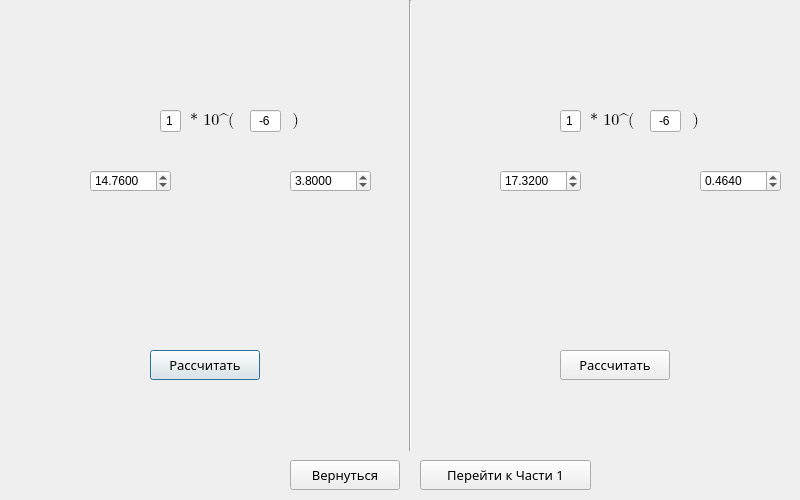
<?xml version="1.0" encoding="UTF-8"?>
<ui version="4.0">
 <class>Dialog</class>
 <widget class="QDialog" name="Dialog">
  <property name="geometry">
   <rect>
    <x>0</x>
    <y>0</y>
    <width>800</width>
    <height>500</height>
   </rect>
  </property>
  <property name="minimumSize">
   <size>
    <width>800</width>
    <height>500</height>
   </size>
  </property>
  <property name="maximumSize">
   <size>
    <width>800</width>
    <height>500</height>
   </size>
  </property>
  <property name="windowTitle">
   <string>Dialog</string>
  </property>
  <widget class="QLabel" name="lSqrt">
   <property name="geometry">
    <rect>
     <x>150</x>
     <y>20</y>
     <width>101</width>
     <height>41</height>
    </rect>
   </property>
   <property name="text">
    <string/>
   </property>
   <property name="pixmap">
    <pixmap>sqrtX.png</pixmap>
   </property>
  </widget>
  <widget class="QLabel" name="lInv_sqrt">
   <property name="geometry">
    <rect>
     <x>550</x>
     <y>0</y>
     <width>121</width>
     <height>91</height>
    </rect>
   </property>
   <property name="text">
    <string/>
   </property>
   <property name="pixmap">
    <pixmap>inv_sqrtX.png</pixmap>
   </property>
  </widget>
  <widget class="Line" name="line">
   <property name="geometry">
    <rect>
     <x>400</x>
     <y>0</y>
     <width>21</width>
     <height>451</height>
    </rect>
   </property>
   <property name="orientation">
    <enum>Qt::Vertical</enum>
   </property>
  </widget>
  <widget class="QPushButton" name="bCalculation">
   <property name="geometry">
    <rect>
     <x>150</x>
     <y>350</y>
     <width>110</width>
     <height>30</height>
    </rect>
   </property>
   <property name="font">
    <font>
     <family>Bahnschrift Light</family>
     <pointsize>10</pointsize>
    </font>
   </property>
   <property name="text">
    <string>Рассчитать</string>
   </property>
  </widget>
  <widget class="QPushButton" name="bCalculation_2">
   <property name="geometry">
    <rect>
     <x>560</x>
     <y>350</y>
     <width>110</width>
     <height>30</height>
    </rect>
   </property>
   <property name="font">
    <font>
     <family>Bahnschrift Light</family>
     <pointsize>10</pointsize>
    </font>
   </property>
   <property name="text">
    <string>Рассчитать</string>
   </property>
  </widget>
  <widget class="QPushButton" name="bPart1">
   <property name="geometry">
    <rect>
     <x>420</x>
     <y>460</y>
     <width>171</width>
     <height>30</height>
    </rect>
   </property>
   <property name="font">
    <font>
     <family>Bahnschrift Light</family>
     <pointsize>10</pointsize>
    </font>
   </property>
   <property name="text">
    <string>Перейти к Части 1</string>
   </property>
  </widget>
  <widget class="QPushButton" name="bReturn">
   <property name="geometry">
    <rect>
     <x>290</x>
     <y>460</y>
     <width>110</width>
     <height>30</height>
    </rect>
   </property>
   <property name="font">
    <font>
     <family>Bahnschrift Light</family>
     <pointsize>10</pointsize>
    </font>
   </property>
   <property name="text">
    <string>Вернуться</string>
   </property>
  </widget>
  <widget class="QLabel" name="lEpsPower">
   <property name="geometry">
    <rect>
     <x>190</x>
     <y>100</y>
     <width>121</width>
     <height>41</height>
    </rect>
   </property>
   <property name="font">
    <font>
     <family>Cambria Math</family>
     <pointsize>12</pointsize>
     <italic>false</italic>
     <underline>false</underline>
     <strikeout>false</strikeout>
    </font>
   </property>
   <property name="text">
    <string>* 10^(           )</string>
   </property>
  </widget>
  <widget class="QLineEdit" name="eps_coef">
   <property name="geometry">
    <rect>
     <x>160</x>
     <y>110</y>
     <width>21</width>
     <height>22</height>
    </rect>
   </property>
   <property name="text">
    <string>1</string>
   </property>
   <property name="alignment">
    <set>Qt::AlignCenter</set>
   </property>
  </widget>
  <widget class="QLineEdit" name="power_of_ten">
   <property name="geometry">
    <rect>
     <x>250</x>
     <y>110</y>
     <width>31</width>
     <height>22</height>
    </rect>
   </property>
   <property name="text">
    <string>-6</string>
   </property>
   <property name="alignment">
    <set>Qt::AlignCenter</set>
   </property>
  </widget>
  <widget class="QLabel" name="lEps">
   <property name="geometry">
    <rect>
     <x>110</x>
     <y>110</y>
     <width>41</width>
     <height>21</height>
    </rect>
   </property>
   <property name="font">
    <font>
     <family>Cambria Math</family>
     <pointsize>12</pointsize>
     <italic>false</italic>
     <underline>false</underline>
     <strikeout>false</strikeout>
    </font>
   </property>
   <property name="text">
    <string/>
   </property>
   <property name="pixmap">
    <pixmap>eps.png</pixmap>
   </property>
   <property name="scaledContents">
    <bool>false</bool>
   </property>
  </widget>
  <widget class="QLabel" name="lEpsPower_2">
   <property name="geometry">
    <rect>
     <x>590</x>
     <y>100</y>
     <width>121</width>
     <height>41</height>
    </rect>
   </property>
   <property name="font">
    <font>
     <family>Cambria Math</family>
     <pointsize>12</pointsize>
     <italic>false</italic>
     <underline>false</underline>
     <strikeout>false</strikeout>
    </font>
   </property>
   <property name="text">
    <string>* 10^(           )</string>
   </property>
  </widget>
  <widget class="QLineEdit" name="eps_coef_2">
   <property name="geometry">
    <rect>
     <x>560</x>
     <y>110</y>
     <width>21</width>
     <height>22</height>
    </rect>
   </property>
   <property name="text">
    <string>1</string>
   </property>
   <property name="alignment">
    <set>Qt::AlignCenter</set>
   </property>
  </widget>
  <widget class="QLineEdit" name="power_of_ten_2">
   <property name="geometry">
    <rect>
     <x>650</x>
     <y>110</y>
     <width>31</width>
     <height>22</height>
    </rect>
   </property>
   <property name="text">
    <string>-6</string>
   </property>
   <property name="alignment">
    <set>Qt::AlignCenter</set>
   </property>
  </widget>
  <widget class="QLabel" name="lEps_2">
   <property name="geometry">
    <rect>
     <x>510</x>
     <y>110</y>
     <width>41</width>
     <height>21</height>
    </rect>
   </property>
   <property name="font">
    <font>
     <family>Cambria Math</family>
     <pointsize>12</pointsize>
     <italic>false</italic>
     <underline>false</underline>
     <strikeout>false</strikeout>
    </font>
   </property>
   <property name="text">
    <string/>
   </property>
   <property name="pixmap">
    <pixmap>eps.png</pixmap>
   </property>
   <property name="scaledContents">
    <bool>false</bool>
   </property>
  </widget>
  <widget class="QLabel" name="lXEq">
   <property name="geometry">
    <rect>
     <x>20</x>
     <y>150</y>
     <width>131</width>
     <height>61</height>
    </rect>
   </property>
   <property name="text">
    <string/>
   </property>
   <property name="pixmap">
    <pixmap>xEq.png</pixmap>
   </property>
  </widget>
  <widget class="QLabel" name="lYZEq">
   <property name="geometry">
    <rect>
     <x>220</x>
     <y>150</y>
     <width>71</width>
     <height>71</height>
    </rect>
   </property>
   <property name="text">
    <string/>
   </property>
   <property name="pixmap">
    <pixmap>yZEq.png</pixmap>
   </property>
  </widget>
  <widget class="QLabel" name="lYZEq_2">
   <property name="geometry">
    <rect>
     <x>630</x>
     <y>150</y>
     <width>81</width>
     <height>71</height>
    </rect>
   </property>
   <property name="text">
    <string/>
   </property>
   <property name="pixmap">
    <pixmap>yZEq.png</pixmap>
   </property>
  </widget>
  <widget class="QLabel" name="lXEq_2">
   <property name="geometry">
    <rect>
     <x>440</x>
     <y>150</y>
     <width>131</width>
     <height>71</height>
    </rect>
   </property>
   <property name="text">
    <string/>
   </property>
   <property name="pixmap">
    <pixmap>xEq.png</pixmap>
   </property>
  </widget>
  <widget class="QDoubleSpinBox" name="DSX">
   <property name="geometry">
    <rect>
     <x>90</x>
     <y>170</y>
     <width>81</width>
     <height>22</height>
    </rect>
   </property>
   <property name="decimals">
    <number>4</number>
   </property>
   <property name="minimum">
    <double>-99.989999999999995</double>
   </property>
   <property name="value">
    <double>14.760000000000000</double>
   </property>
  </widget>
  <widget class="QDoubleSpinBox" name="DSY">
   <property name="geometry">
    <rect>
     <x>290</x>
     <y>170</y>
     <width>81</width>
     <height>22</height>
    </rect>
   </property>
   <property name="decimals">
    <number>4</number>
   </property>
   <property name="minimum">
    <double>-99.989999999999995</double>
   </property>
   <property name="value">
    <double>3.800000000000000</double>
   </property>
  </widget>
  <widget class="QDoubleSpinBox" name="DSX_2">
   <property name="geometry">
    <rect>
     <x>500</x>
     <y>170</y>
     <width>81</width>
     <height>22</height>
    </rect>
   </property>
   <property name="decimals">
    <number>4</number>
   </property>
   <property name="minimum">
    <double>-99.989999999999995</double>
   </property>
   <property name="value">
    <double>17.320000000000000</double>
   </property>
  </widget>
  <widget class="QDoubleSpinBox" name="DSY_2">
   <property name="geometry">
    <rect>
     <x>700</x>
     <y>170</y>
     <width>81</width>
     <height>22</height>
    </rect>
   </property>
   <property name="decimals">
    <number>4</number>
   </property>
   <property name="minimum">
    <double>-99.989999999999995</double>
   </property>
   <property name="value">
    <double>0.464000000000000</double>
   </property>
  </widget>
  <widget class="QLabel" name="lResult">
   <property name="geometry">
    <rect>
     <x>30</x>
     <y>240</y>
     <width>341</width>
     <height>71</height>
    </rect>
   </property>
   <property name="font">
    <font>
     <family>Bahnschrift Light</family>
     <pointsize>12</pointsize>
     <weight>75</weight>
     <italic>false</italic>
     <bold>true</bold>
     <underline>false</underline>
     <strikeout>false</strikeout>
    </font>
   </property>
   <property name="text">
    <string/>
   </property>
   <property name="alignment">
    <set>Qt::AlignCenter</set>
   </property>
  </widget>
  <widget class="QLabel" name="lResult_2">
   <property name="geometry">
    <rect>
     <x>440</x>
     <y>240</y>
     <width>341</width>
     <height>71</height>
    </rect>
   </property>
   <property name="font">
    <font>
     <family>Bahnschrift Light</family>
     <pointsize>12</pointsize>
     <weight>75</weight>
     <italic>false</italic>
     <bold>true</bold>
     <underline>false</underline>
     <strikeout>false</strikeout>
    </font>
   </property>
   <property name="text">
    <string/>
   </property>
   <property name="alignment">
    <set>Qt::AlignCenter</set>
   </property>
  </widget>
 </widget>
 <resources/>
 <connections/>
</ui>
